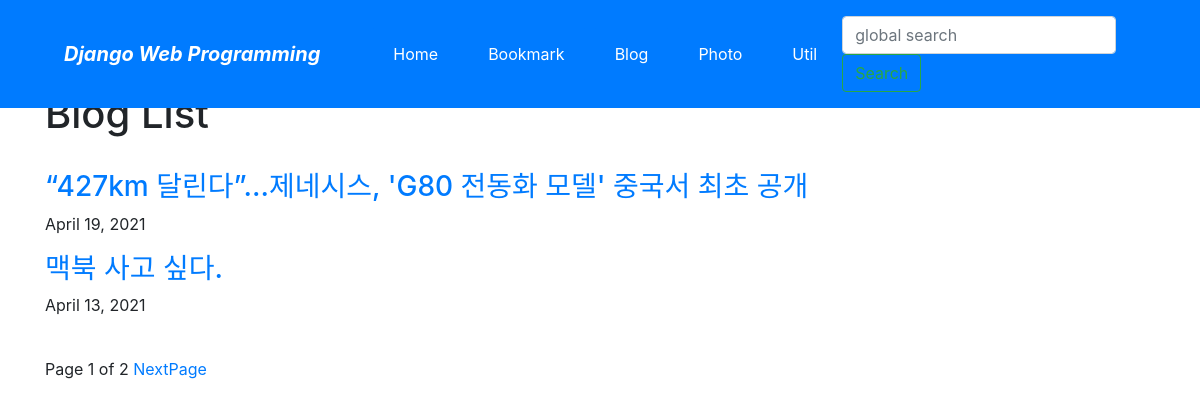
Screenshot of /blog/ with the database file from the repository.
### blog/models.py (models this page shows, shortened)
class Post(models.Model):
    title = models.CharField(verbose_name='TITLE',max_length=50)
    slug = models.SlugField('SLUG',unique=True,allow_unicode=True, help_text='one word for title alias')
    description = models.CharField('DESCRIPTION',max_length=100,blank=True,help_text='simple description text.')
    content = models.TextField('CONTENT')
    create_dt = models.DateTimeField('CREATE DATE', auto_now_add=True)
    modify_dt = models.DateTimeField('MODIFY DATE', auto_now=True)
    class Meta:
        verbose_name = 'post'
        verbose_name_plural = 'posts'
        db_table = 'blog_posts'
        ordering = ('-modify_dt',)
    def get_absolute_url(self):
        return reverse('blog:post_detail', args=(self.slug,))

### blog/views.py (the view)
# urls.py: path('', views.PostLV.as_view(), name='index'),    # /blog/
class PostLV(ListView):
    model = Post
    template_name = 'blog/post_all.html'
    context_object_name = 'posts'
    paginate_by = 2

### blog/templates/blog/post_all.html (shortened to what this page needs)
{% extends "base.html" %}
{% block content %}
<h1>Blog List</h1>
<br>
{% for post in posts %}
    <h3><a href='{{ post.get_absolute_url }}'>{{ post.title }}</a></h3>
    {{ post.modify_dt|date:"N d, Y" }}
{% endfor %}
<br>
<div>
    <span>
        Page {{ page_obj.number }} of {{ page_obj.paginator.num_pages }}
        {% if page_obj.has_next %}
            <a href="?page={{ page_obj.next_page_number }}">NextPage</a>
        {% endif %}
    </span>
</div>
{% endblock %}

### rows the page displays
Post: title "“427km 달린다”…제네시스, 'G80 전동화 모델' 중국서 최초 공개", modify_dt "April 19, 2021"
Post: title "맥북 사고 싶다.", modify_dt "April 13, 2021"

### other values shown
{{ page_obj.number }} "1"
{{ page_obj.paginator.num_pages }} "2"
